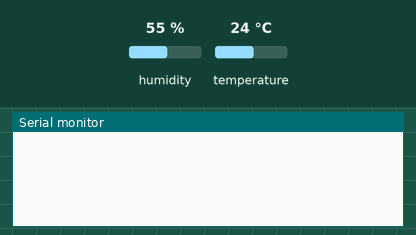
This sketch was run on a simulated Arduino Uno, built with avr-gcc and run on an emulated ATmega328P. Parts: the last lines printed to the serial monitor. The inputs (shaded band) are chosen by the test bench; at power-on: temperature 24 °C, humidity 55 %. WiFi joins after 1.5 s; servers stay silent unless stated; uploads are accepted with an empty reply.

Above: at 3.7 s.
3.8 s: temperature set to 12 °C
At 11.3 s:
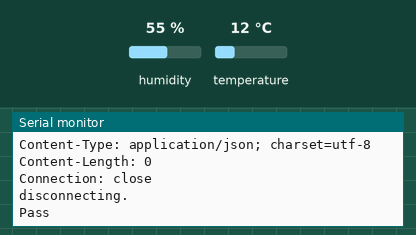
16.9 s: temperature set to 19 °C
At 20.19 s:
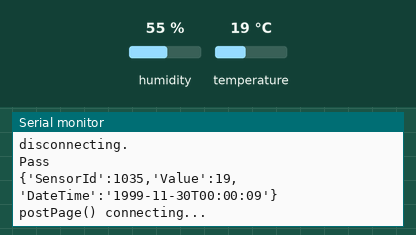

Measured:
- after the input at 3.8 s, the serial monitor: prints a new line after 6.2 s (image 1)
- after the input at 16.9 s, the serial monitor: prints a new line after 3.1 s (image 2)

The sketch:

Ex4b.ino
```cpp
/* YourDuino Ethernet Temperature/humidity Web Server
 Reads a DHT11 Sensor
 Outputs a web page with Temperature and Humidity
 terry@yourduino.com

 Circuit:
 * Ethernet shield attached to pins 10, 11, 12, 13
 * DHT11 Sensor connected to Pin 7

 Based on code by David A. Mellis & Tom Igoe

 */
/*-----( Import needed libraries )-----*/
#include <SPI.h>
#include <Ethernet.h>
//#include <dht11.h>
#include <SimpleDHT.h>
#include <Wire.h>
#include <TimeLib.h>

/*-----( Declare Constants and Pin Numbers )-----*/
int pinDHT11 = 7;     // The Temperature/Humidity sensor
SimpleDHT11 dht11;
#define SENSORID 1035

// Enter a MAC address and IP address for your controller below.
// The IP address will be dependent on your local network:
byte mac[] = {
  0xDE, 0xAD, 0xBE, 0xEF, 0xFE, 0xED };

/*-----( Declare objects )-----*/
IPAddress arduinoIp(192, 168, 1, 180);
IPAddress gateway(192, 168, 1, 1);
IPAddress subnet(255, 255, 255, 0);

IPAddress serverIp(204, 77, 50, 53);
int serverPort = 80;
char pageName[] = "/api/sensorreadings";

/*-----( Declare Variables )-----*/

// Initialize Ethernet client
EthernetClient client;
// Declare http Post request data
char json[71];  // Must be large enough to hold entire JSON payload
char jsonSearchStr[] = "\"dateTime\":\"";

#define delayMillis 10000UL
byte prevTempReading = 0;
unsigned long thisMillis = 0;
unsigned long lastMillis = 0;
// Stack readings to send to server
byte tempStack[50];
time_t timeStack[50];
int stackIndex = -1;

void setup()   /****** SETUP: RUNS ONCE ******/
{
  // Open serial communications and wait for port to open:
  Serial.begin(115200);

  // start the Ethernet connection and the server:
  if (Ethernet.begin(mac) == 0) {
    Serial.println("Failed to configure Ethernet using DHCP");
    // try to configure using IP address instead of DHCP:
    Ethernet.begin(mac, arduinoIp, gateway, subnet);
  }
  delay(1000);
}//--(end setup )---


void loop()   /*----( LOOP: RUNS OVER AND OVER AGAIN )----*/
{
  Ethernet.maintain();

  thisMillis = millis();
  if (thisMillis - lastMillis > delayMillis) {
    lastMillis = thisMillis;

    byte currTempReading = 0;
    byte currHumidReading = 0;
    int err = SimpleDHTErrSuccess;
    err = dht11.read(pinDHT11, &currTempReading, &currHumidReading, NULL);

    if ((currTempReading <= prevTempReading - 2) || (currTempReading >= prevTempReading + 2)) {
      if (stackIndex < 50) {
        stackIndex++;
        tempStack[stackIndex] = currTempReading;
        prevTempReading = currTempReading;
        if (timeStatus() == timeSet)
          timeStack[stackIndex] = now();
        else
          timeStack[stackIndex] = 0;
      }

      byte postSucceeded = true;
      while (postSucceeded && stackIndex >= 0 ) {
        time_t t = timeStack[stackIndex];
        if (t == 0)
          sprintf(json, "{'SensorId':%d,'Value':%d}", SENSORID, (int) tempStack[stackIndex]);
        else
          sprintf(json, "{'SensorId':%d,'Value':%d,'DateTime':'%04d-%02d-%02dT%02d:%02d:%02d'}",
            SENSORID, (int) tempStack[stackIndex], year(t), month(t), day(t), hour(t), minute(t), second(t));
        Serial.println(json);
        postSucceeded = postPage(json);
        if (!postSucceeded)
          Serial.println(F("Fail "));
        else {
          Serial.println(F("Pass "));
          stackIndex--;
        }
      }
    }
  }

} // END Loop

/*-----( Declare User-written Functions )-----*/
// --------------------------------- postPage()  ---------------------------------
// ---------------------- Performs http Post of json payload ---------------------
byte postPage(char* json)
{
  int inChar;
  char timeChArr[35];
  bool serverTimeFound = false;
  Serial.println("postPage() connecting...");

  if (client.connect(serverIp, serverPort)) {
    Serial.println("postPage() connected");

    // send http header
    client.println("POST /propertymonitor/api/sensorreadings HTTP/1.1");
    client.println("Host: 192.168.1.180"); // Don't change. Leave set to server address.
    client.println("User-Agent: Arduino/uno ethernet");
    client.println("Connection: close");
    client.println("Content-Type: application/json");
    client.print("Content-Length: ");
    client.println(strlen(json));// number of bytes in the payload
    client.println();// important: need an empty line here
    // send payload
    client.println(json);
  }
  else
  {
    Serial.println(F("postPage() connect failed"));
    return 0;
  }

  int connectLoop = 0;

  while(client.connected())
  {
    int jsonSearchIndex = 0;
    int jsonSearchStrLen = strlen(jsonSearchStr);
    //char jsonSearchStr[] = "\"dateTime\":\"";

    int timeIndex = 0;
    while(client.available())
    {
      inChar = client.read();
      Serial.write(inChar);
      if (jsonSearchIndex < jsonSearchStrLen) {           // if jsonSearchStr hasn't been found
        if (inChar == jsonSearchStr[jsonSearchIndex])     //if inChar matches next char in jsonSearchStr
          jsonSearchIndex++;
        else
          jsonSearchIndex = 0;
      }
      else {
        if (!serverTimeFound && inChar != '"') {
          timeChArr[timeIndex] = inChar;
          timeIndex++;
        }
        else {
          timeChArr[timeIndex] = '\0';
          serverTimeFound = true;
        }
      }
      connectLoop = 0;
    }

    delay(1);
    connectLoop++;
    if(connectLoop > 10000)
    {
      Serial.println();
      Serial.println(F("Timeout"));
      client.stop();
    }
  }

  Serial.println();
  Serial.println(F("disconnecting."));
  client.stop();

  String timeStr(timeChArr);
  setTime(                              // Set Arduino's time
    timeStr.substring(11, 13).toInt(),  // hours
    timeStr.substring(14, 16).toInt(),  // minutes
    timeStr.substring(17, 19).toInt(),  // seconds
    timeStr.substring(8, 10).toInt(),   // day
    timeStr.substring(5, 7).toInt(),    // month
    timeStr.substring(0, 4).toInt());   // year

  return 1;
}

////
////Celsius to Fahrenheit conversion
//double Fahrenheit(double celsius)
//{
//  return 1.8 * celsius + 32;
//}
//
////Celsius to Kelvin conversion
//double Kelvin(double celsius)
//{
//  return celsius + 273.15;
//}
//
//// dewPoint function NOAA
//// reference: http://wahiduddin.net/calc/density_algorithms.htm
//double dewPoint(double celsius, double humidity)
//{
//  double A0= 373.15/(273.15 + celsius);
//  double SUM = -7.90298 * (A0-1);
//  SUM += 5.02808 * log10(A0);
//  SUM += -1.3816e-7 * (pow(10, (11.344*(1-1/A0)))-1) ;
//  SUM += 8.1328e-3 * (pow(10,(-3.49149*(A0-1)))-1) ;
//  SUM += log10(1013.246);
//  double VP = pow(10, SUM-3) * humidity;
//  double T = log(VP/0.61078);   // temp var
//  return (241.88 * T) / (17.558-T);
//}
//
//// delta max = 0.6544 wrt dewPoint()
//// 5x faster than dewPoint()
//// reference: http://en.wikipedia.org/wiki/Dew_point
//double dewPointFast(double celsius, double humidity)
//{
//  double a = 17.271;
//  double b = 237.7;
//  double temp = (a * celsius) / (b + celsius) + log(humidity/100);
//  double Td = (b * temp) / (a - temp);
//  return Td;
//}
///* ( THE END ) */
```
